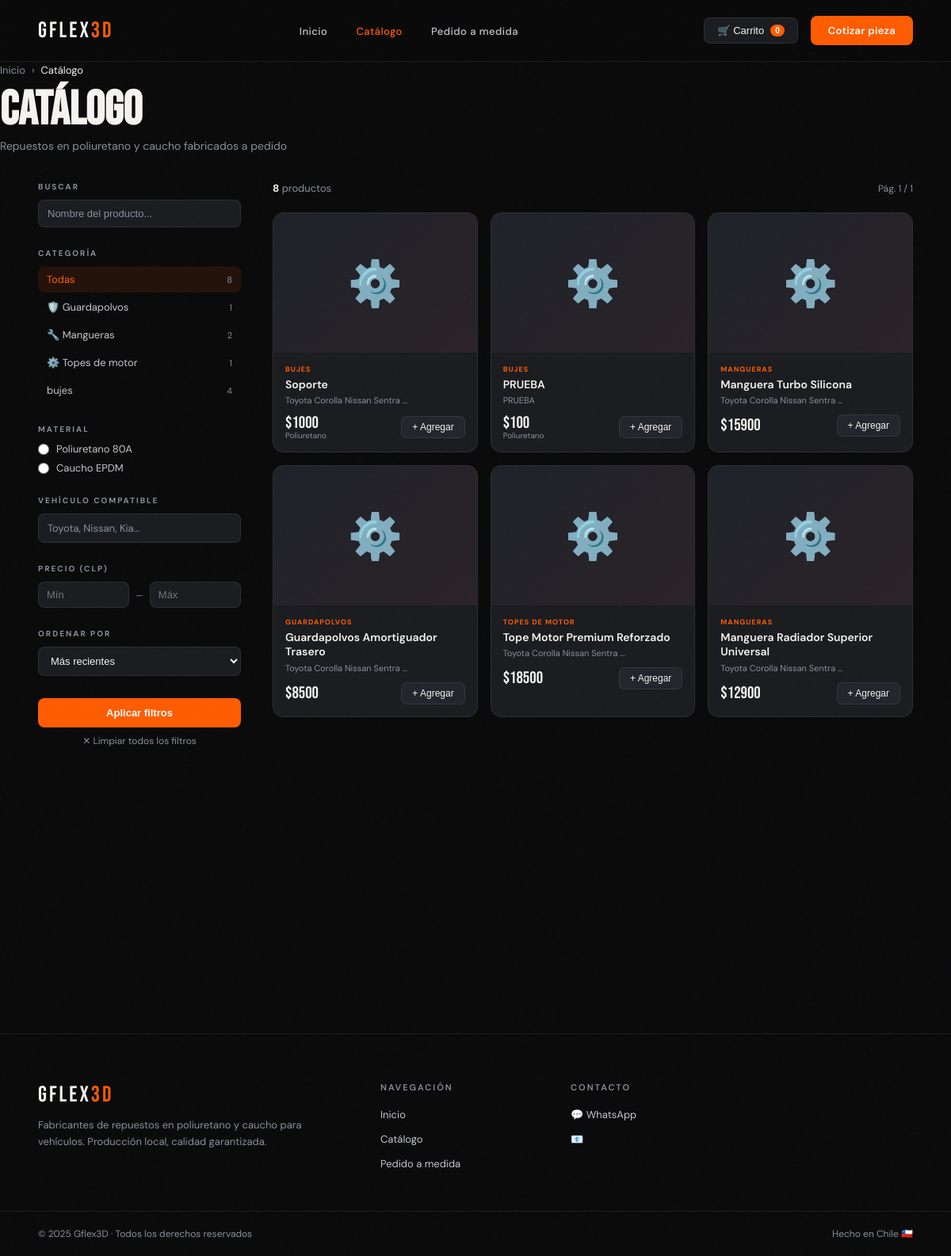
Screenshot of /catalogo/ with the database file from the repository.
### store/models.py (models this page shows, shortened)
class Category(models.Model):
    name = models.CharField(max_length=100, verbose_name="Nombre")
    slug = models.SlugField(unique=True, blank=True)
    description = models.TextField(blank=True)
    icon = models.CharField(max_length=50, blank=True, help_text="Nombre de ícono (ej: 'pipe', 'gear')")
    image = models.ImageField(upload_to="categories/", blank=True, null=True)
    order = models.PositiveIntegerField(default=0)
    class Meta:
        verbose_name = "Categoría"
        verbose_name_plural = "Categorías"
        ordering = ["order", "name"]
    def __str__(self):
        return self.name

class Material(models.Model):
    MATERIAL_CHOICES = [
        ("polyurethane", "Poliuretano"),
        ("rubber", "Caucho"),
        ("polyurethane_rubber", "Poliuretano/Caucho"),
    ]
    name = models.CharField(max_length=100)
    material_type = models.CharField(max_length=30, choices=MATERIAL_CHOICES)
    hardness = models.CharField(max_length=20, blank=True, help_text="Ej: 80 Shore A")
    description = models.TextField(blank=True)
    color_options = models.CharField(max_length=200, blank=True, help_text="Colores disponibles separados por coma")

class Product(models.Model):
    STATUS_CHOICES = [
        ("active", "Activo"),
        ("inactive", "Inactivo"),
        ("on_request", "Solo a pedido"),
    ]
    id = models.UUIDField(primary_key=True, default=uuid.uuid4, editable=False)
    category = models.ForeignKey(Category, on_delete=models.SET_NULL, null=True, related_name="products")
    name = models.CharField(max_length=200, verbose_name="Nombre")
    slug = models.SlugField(unique=True, blank=True)
    sku = models.CharField(max_length=50, unique=True, blank=True)
    description = models.TextField(verbose_name="Descripción")
    short_description = models.CharField(max_length=300, blank=True)
    materials = models.ManyToManyField(Material, blank=True)
    compatible_vehicles = models.TextField(blank=True, help_text="Marcas/modelos compatibles, uno por línea")
    width_mm = models.DecimalField(max_digits=8, decimal_places=2, null=True, blank=True)
    height_mm = models.DecimalField(max_digits=8, decimal_places=2, null=True, blank=True)
    depth_mm = models.DecimalField(max_digits=8, decimal_places=2, null=True, blank=True)
    weight_g = models.DecimalField(max_digits=8, decimal_places=2, null=True, blank=True)
    base_price = models.DecimalField(max_digits=10, decimal_places=2, verbose_name="Precio base")
    custom_price_note = models.CharField(max_length=200, blank=True, help_text="Nota sobre precio personalizado")
    model_3d_file = models.FileField(upload_to="models_3d/", blank=True, null=True,
                                     help_text="Archivo .glb o .gltf para vista 3D")
    model_3d_url = models.URLField(blank=True, help_text="URL externa del modelo 3D")
    thumbnail = models.ImageField(upload_to="products/thumbnails/", blank=True, null=True)
    status = models.CharField(max_length=15, choices=STATUS_CHOICES, default="active")
    is_featured = models.BooleanField(default=False)
    min_order_qty = models.PositiveIntegerField(default=1, help_text="Cantidad mínima de pedido")
    production_days = models.PositiveIntegerField(default=7, help_text="Días de producción estimados")
    created_at = models.DateTimeField(auto_now_add=True)
    updated_at = models.DateTimeField(auto_now=True)
    class Meta:
        verbose_name = "Producto"
        verbose_name_plural = "Productos"
        ordering = ["-created_at"]
    def get_model_3d(self):
        if self.model_3d_file:
            return self.model_3d_file.url
        return self.model_3d_url or None

### store/views.py (the view, shortened to what this page needs)
# urls.py: path('catalogo/', views.catalog, name='catalog'),
def catalog(request, category_slug=None):
    products         = Product.objects.filter(status='active').select_related('category')
    categories       = Category.objects.all()
    materials        = Material.objects.all()
    current_category = None
    if category_slug:
        current_category = get_object_or_404(Category, slug=category_slug)
        products = products.filter(category=current_category)
    q = request.GET.get('q', '').strip()
    material_id = request.GET.get('material', '')
    if material_id:
        products = products.filter(materials__id=material_id)
    vehiculo = request.GET.get('vehiculo', '').strip()
    if vehiculo:
        products = products.filter(compatible_vehicles__icontains=vehiculo)
    try:
        precio_min = int(request.GET.get('precio_min') or 0)
        precio_max = int(request.GET.get('precio_max') or 0)
    except ValueError:
        precio_min = precio_max = 0
    if precio_min: products = products.filter(base_price__gte=precio_min)
    if precio_max: products = products.filter(base_price__lte=precio_max)
    sort = request.GET.get('sort', 'newest')
    products = products.order_by(
        {'newest': '-created_at', 'price_asc': 'base_price',
         'price_desc': '-base_price', 'name': 'name'}.get(sort, '-created_at')
    ).distinct()
    paginator = Paginator(products, 12)
    page_obj  = paginator.get_page(request.GET.get('page', 1))
    return render(request, 'catalog.html', {
        'page_obj': page_obj, 'categories': categories, 'materials': materials,
        'current_category': current_category, 'total_count': paginator.count,
        'q': q, 'vehiculo': vehiculo, 'material_id': material_id,
        'precio_min': precio_min or '', 'precio_max': precio_max or '', 'sort': sort,
    })

### config/context_processors.py (called while the page is built, shortened)
def get_cart_data(request):
    cart = request.session.get('cart', {})
    items = []
    total = Decimal('0')
    count = 0
    return items, total, count

def cart_context(request):
    items, total, count = get_cart_data(request)
    return {
        'cart_items': items,
        'cart_total': total,
        'cart_count': count,
    }

### store/templates/catalog.html (shortened to what this page needs)
{% extends 'base.html' %}
{% block content %}
<div class="catalog-hero">
  <div class="breadcrumb" style="padding:0 0 12px;">
    <a href="{% url 'home' %}">Inicio</a><span>›</span>
    {% if current_category %}
      <a href="{% url 'catalog' %}">Catálogo</a><span>›</span>
      <span style="color:var(--white)">{{ current_category.name }}</span>
    {% else %}
      <span style="color:var(--white)">Catálogo</span>
    {% endif %}
  </div>
  <h1>{% if current_category %}{{ current_category.name|upper }}{% else %}CATÁLOGO{% endif %}</h1>
  <p>Repuestos en poliuretano y caucho fabricados a pedido</p>
</div>
<div class="catalog-layout">
  <aside class="sidebar">
    <div id="filterContent">
      <form method="get" id="filterForm">
        <div class="sb-block">
          <div class="sb-title">Buscar</div>
          <div class="sb-search">
            <input name="q" value="{{ q }}" placeholder="Nombre del producto...">
          </div>
        </div>
        <div class="sb-block">
          <div class="sb-title">Categoría</div>
          <div class="sb-cats">
            <a href="{% url 'catalog' %}{% if q %}?q={{ q }}{% endif %}" {% if not current_category %}class="active"{% endif %}>
              Todas <span class="n">{{ total_count }}</span>
            </a>
            {% for cat in categories %}
            <a href="{% url 'catalog_category' cat.slug %}{% if q %}?q={{ q }}{% endif %}"
               {% if current_category.slug == cat.slug %}class="active"{% endif %}>
              {% if cat.icon %}{{ cat.icon }} {% endif %}{{ cat.name }}
              <span class="n">{{ cat.products.count }}</span>
            </a>
            {% endfor %}
          </div>
        </div>
        {% if materials %}
        <div class="sb-block">
          <div class="sb-title">Material</div>
          <div class="mat-list">
            {% for mat in materials %}
            <label class="mat-item">
              <input type="radio" name="material" value="{{ mat.id }}"
                     onchange="document.getElementById('filterForm').submit()">
              {{ mat.name }}
            </label>
            {% endfor %}
          </div>
        </div>
        {% endif %}
        <div class="sb-block">
          <div class="sb-title">Vehículo compatible</div>
          <input class="form-input" style="padding:9px 11px;font-size:13px;" name="vehiculo" value="{{ vehiculo }}" placeholder="Toyota, Nissan, Kia...">
        </div>
        <div class="sb-block">
          <div class="sb-title">Precio (CLP)</div>
          <div class="price-row">
            <input type="number" name="precio_min" value="{{ precio_min }}" placeholder="Mín" min="0">
            <span class="price-sep">—</span>
            <input type="number" name="precio_max" value="{{ precio_max }}" placeholder="Máx" min="0">
          </div>
        </div>
        <div class="sb-block">
          <div class="sb-title">Ordenar por</div>
          <select class="sort-sel" name="sort" onchange="document.getElementById('filterForm').submit()">
            <option value="newest"     {% if sort == 'newest' %}selected{% endif %}>Más recientes</option>
          </select>
        </div>
        <button type="submit" class="apply-btn">Aplicar filtros</button>
        <a href="{% url 'catalog' %}" class="clear-link">✕ Limpiar todos los filtros</a>
      </form>
    </div>
  </aside>
  <div>
    <div class="grid-header">
      <span class="grid-count">
        <strong>{{ total_count }}</strong> producto{{ total_count|pluralize }}
      </span>
      <span class="page-info">Pág. {{ page_obj.number }} / {{ page_obj.paginator.num_pages }}</span>
    </div>
    {% if page_obj.object_list %}
    <div class="products-grid">
      {% for product in page_obj %}
      <div class="product-card anim" onclick="window.location='{% url 'product_detail' product.slug %}'">
        <div class="product-img">
          {% if product.thumbnail %}<img src="{{ product.thumbnail.url }}" alt="{{ product.name }}">
          {% else %}⚙️{% endif %}
        </div>
        <div class="product-info">
          <div class="p-cat">{{ product.category }}</div>
          <div class="p-name">{{ product.name }}</div>
          <div class="p-compat">{{ product.compatible_vehicles|truncatewords:4 }}</div>
          <div class="p-footer">
            <div class="p-price">
              ${{ product.base_price|floatformat:0 }}
              <small>{% for m in product.materials.all %}{{ m.get_material_type_display }}{% if not forloop.last %}/{% endif %}{% endfor %}</small>
            </div>
            <button class="btn-add" onclick="event.stopPropagation();addToCart('{{ product.pk }}')">+ Agregar</button>
          </div>
        </div>
      </div>
      {% endfor %}
    </div>
    {% else %}
    <div class="empty-state">
      <div class="ei">🔍</div>
      <p>No se encontraron productos con esos filtros.</p>
      <a href="{% url 'catalog' %}" class="btn-outline" style="padding:11px 28px;margin-top:16px;display:inline-block;">Ver todo el catálogo</a>
    </div>
    {% endif %}
  </div>
</div>
{% endblock %}

### store/templates/base.html (shortened to what this page needs)
{% load static %}
<!DOCTYPE html>
<html lang="es">
<head>
</head>
<body>
<nav>
  <a href="{% url 'home' %}" class="logo">GFLEX<span>3D</span></a>
  <ul class="nav-links">
    <li><a href="{% url 'home' %}" {% if request.resolver_match.url_name == 'home' %}class="active"{% endif %}>Inicio</a></li>
    <li><a href="{% url 'catalog' %}" {% if 'catalog' in request.resolver_match.url_name %}class="active"{% endif %}>Catálogo</a></li>
    <li><a href="{% url 'custom_order' %}" {% if request.resolver_match.url_name == 'custom_order' %}class="active"{% endif %}>Pedido a medida</a></li>
  </ul>
  <div class="nav-right">
    <button class="btn-cart" onclick="toggleCart()">
      🛒 Carrito <span class="cart-badge" id="navBadge">{{ cart_count }}</span>
    </button>
    <a href="{% url 'custom_order' %}" class="btn-primary">Cotizar pieza</a>
  </div>
</nav>
<div class="page-content">
  {% block content %}{% endblock %}
</div>
<footer>
  <div class="footer-brand">
    <a href="{% url 'home' %}" class="logo">GFLEX<span>3D</span></a>
    <p class="footer-desc">Fabricantes de repuestos en poliuretano y caucho para vehículos. Producción local, calidad garantizada.</p>
  </div>
  <div class="footer-col">
    <h4>Navegación</h4>
    <ul>
      <li><a href="{% url 'home' %}">Inicio</a></li>
      <li><a href="{% url 'catalog' %}">Catálogo</a></li>
      <li><a href="{% url 'custom_order' %}">Pedido a medida</a></li>
    </ul>
  </div>
  <div class="footer-col">
    <h4>Contacto</h4>
    <ul>
      <li><a href="https://wa.me/{{ whatsapp_number }}" target="_blank">💬 WhatsApp</a></li>
      <li><a href="mailto:{{ store_email }}">📧 {{ store_email }}</a></li>
    </ul>
  </div>
</footer>
<div class="footer-bottom">
  <p>© 2025 Gflex3D · Todos los derechos reservados</p>
  <p style="color:var(--gray)">Hecho en Chile 🇨🇱</p>
</div>
</body>
</html>

### rows the page displays
Category: icon "🛡️", name "Guardapolvos", products.count "1"
Category: icon "🔧", name "Mangueras", products.count "2"
Category: icon "⚙️", name "Topes de motor", products.count "1"
Category: name "bujes", products.count "4"
Material: material "☐ Poliuretano 80A", name "Poliuretano 80A", material_type "Poliuretano"
Material: material "☐ Caucho EPDM", name "Caucho EPDM"
Product: category "BUJES", name "Soporte", compatible_vehicles "Toyota Corolla Nissan Sentra …", base_price "1000"
Product: category "BUJES", name "PRUEBA", compatible_vehicles "PRUEBA", base_price "100"
Product: category "MANGUERAS", name "Manguera Turbo Silicona", compatible_vehicles "Toyota Corolla Nissan Sentra …", base_price "15900"
Product: category "GUARDAPOLVOS", name "Guardapolvos Amortiguador Trasero", compatible_vehicles "Toyota Corolla Nissan Sentra …", base_price "8500"
Product: category "TOPES DE MOTOR", name "Tope Motor Premium Reforzado", compatible_vehicles "Toyota Corolla Nissan Sentra …", base_price "18500"
Product: category "MANGUERAS", name "Manguera Radiador Superior Universal", compatible_vehicles "Toyota Corolla Nissan Sentra …", base_price "12900"

### other values shown
{{ cart_count }} "0"
{{ total_count }} "8"
{{ page_obj.number }} "1"
{{ page_obj.paginator.num_pages }} "1"
